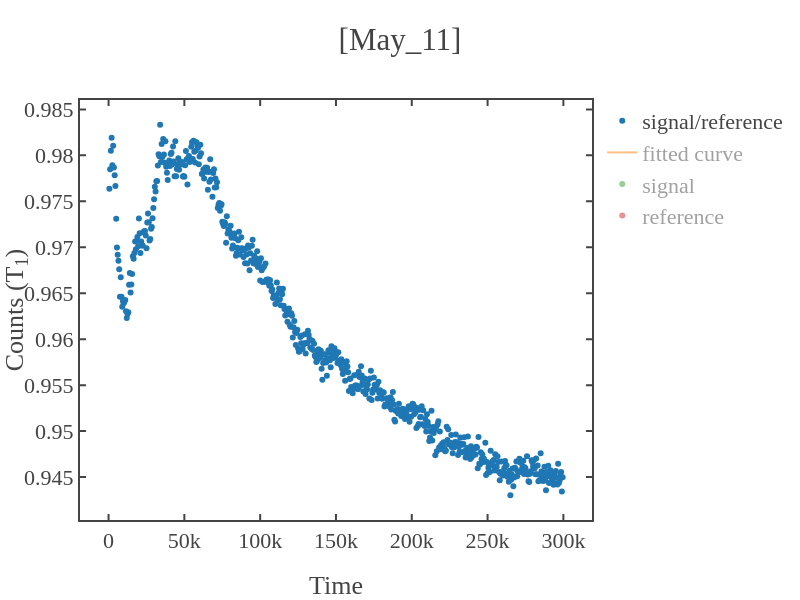

The cell this chart's notebook holds for it:
### Code cell
# loading the data 
load_data = dict(np.load(total_path))
time_axis,signal_photon,reference_samples,signal_samples = data_to_time_signal(load_data,samples,first=first_sig_ref)


x=time_axis[1:]
y=signal_photon[1:]
guess_parameters = np.array([0.7,1,50e3])  # input these paramters(serially) with your guess  
fitting_function = 'exp'   # y0+y_max*np.exp(-x/tau)
fitting_range = False   # for x-axis 

# fitting the data
x_fit,y_fit,coefficient,error_bars = fit_func(x,y,fit_range=fitting_range,func=fitting_function,guess_params=guess_parameters) 
if len(str(int(coefficient[2])))>7 or coefficient[2]<0:
    print('Fitted lifetime seems too long (more than 10ms) or negative.')
    print('If not expected for T1 exp, retry with increasing or decreasing the evolution time of the sequence.')
# plotting the data 
fig1 = simple_plot(x,y,show=False,x_name = "Time",y_name = "Counts (T<sub>1</sub>)",mode='markers',title=f'{date}',curve_name='signal/reference')
fig2 = simple_plot(x_fit,y_fit,show=False,x_name = "Time",y_name = "Counts (T<sub>1</sub>)",mode='lines',title=f'{date}',curve_name='fitted curve')
fig3 = simple_plot(x,signal_samples[1:],show=False,x_name = "Time",y_name = "Counts (T<sub>1</sub>)",mode='markers',title=f'{date}',curve_name='signal')
fig4 = simple_plot(x,reference_samples[1:],show=False,x_name = "Time",y_name = "Counts (T<sub>1</sub>)",mode='markers',title=f'{date}',curve_name='reference')

add_figures([fig1,fig2,fig3,fig4],show=True,x_name = "Time",y_name = "Counts (T<sub>1</sub>)",title=f'[{date}]')

### Figure 1 — Plotly figure (JSON) as saved in the notebook; plotly's stock layout.template omitted (floating-point values rounded to 4 significant figures; data arrays with more than 128 entries replaced by an {"elided": "..."} marker saying what was removed)
{"data": [{"mode": "markers", "name": "signal/reference", "showlegend": true, "type": "scatter", "x": {"elided": "599 int values"}, "y": {"elided": "599 float values"}}, {"mode": "lines", "name": "fitted curve", "showlegend": true, "type": "scatter", "visible": "legendonly", "x": {"elided": "599 int values"}, "y": {"elided": "599 float values"}}, {"mode": "markers", "name": "signal", "showlegend": true, "type": "scatter", "visible": "legendonly", "x": {"elided": "599 int values"}, "y": {"elided": "599 float values"}}, {"mode": "markers", "name": "reference", "showlegend": true, "type": "scatter", "visible": "legendonly", "x": {"elided": "599 int values"}, "y": {"elided": "599 float values"}}], "layout": {"height": 600, "title": {"text": "[May_11]"}, "width": 800, "xaxis": {"autorange": true, "range": [-18840.0, 318900.0], "title": {"text": "Time"}, "type": "linear"}, "yaxis": {"autorange": true, "range": [0.9403, 0.986], "title": {"text": "Counts (T<sub>1</sub>)"}, "type": "linear"}}}
